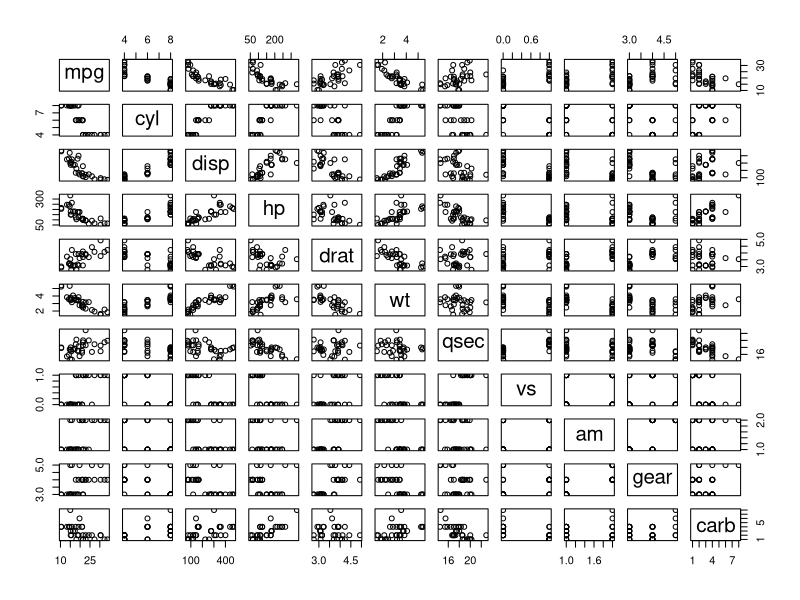
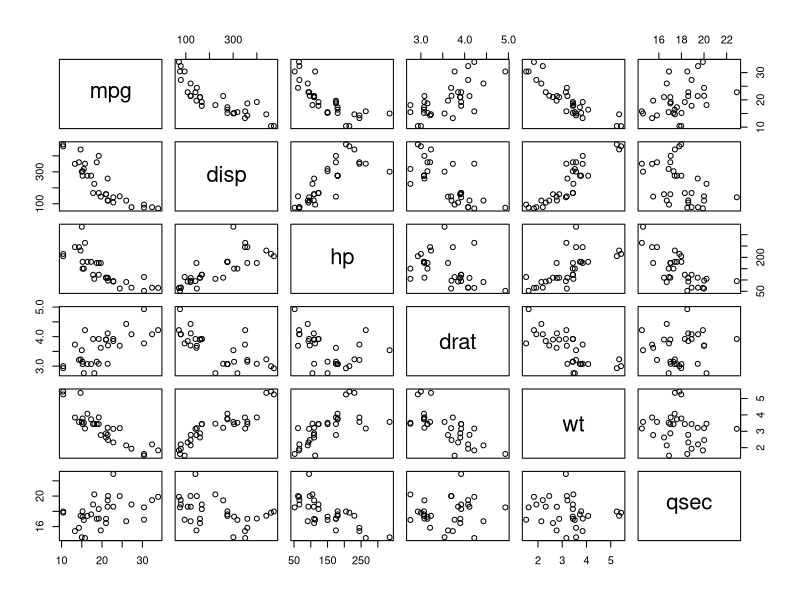
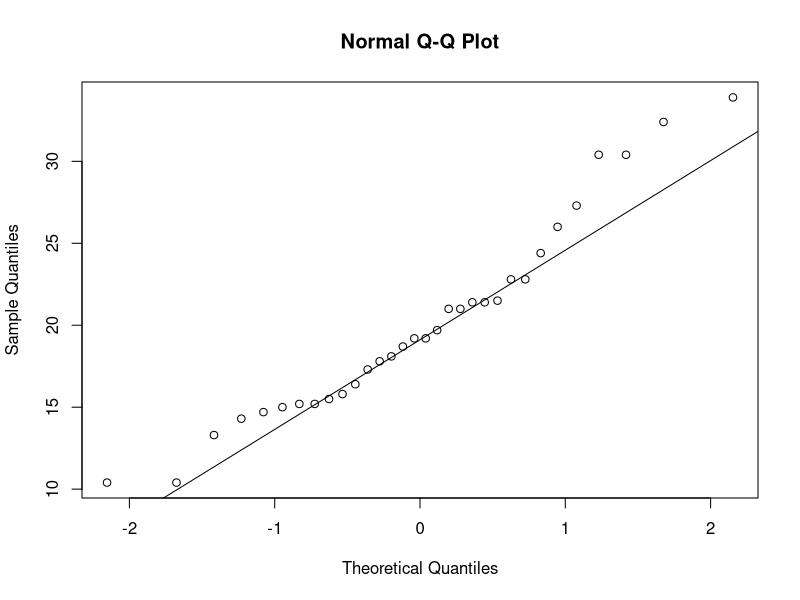

Reproduce these figures in R, in order.
str(mtcars)
sapply(mtcars, function(x) sum(is.na(x)))
rowSums(is.na(mtcars))

mtcars2 <-within(mtcars, {
  vs <- factor(vs, labels = c("V","S"))
  am <- factor(am, labels = c("automatic","manual"))
  cyl <- ordered(cyl)
  gear <- ordered(gear)
  carb <- ordered(carb)
})

mtcars$am = factor(mtcars$am, labels = c("automatic","manual"))

str(mtcars2)
attach(mtcars2)
summary(mtcars2)
quantile(mpg)
IQR(mpg)
mean(mpg)
median(mpg)

quantile(mpg,prob = c(0.15,0.25,0.35))

unique(am)
match(am, unique(am))
tabulate(match(am,unique(am)))
which.max(tabulate(match(am,unique(am))))

#mode
#Create the function
getmode <- function(v) {
  uniqv <- unique(v)
  uniqv[which.max(tabulate(match(v,uniqv)))]
}
getmode(am)


var(mpg)
sd(mpg)

## ggplot(data=mtcars, aes(x=disp, y=mpg)) + geom_point(aes(size=hp, color=wt))

pairs(mtcars)
pairs(mtcars2[,c(1,3,4,5,6,7)])
cov(mpg,wt)
cor(mpg,wt)
cor.test(mpg,wt,method="pearson")


################################3 Day_4 Start
## Welch t-test
t.test(mpg~am,var.equal=FALSE)
## stdudent's t-test
t.test(mpg~am,var.equal=TRUE)

install.packages("car")
library(car)
leveneTest(mpg~am)

##Shapiro-wilk normality test - H0 : MP flllows a normal distribution -> not rejected(if p-value > 0.05)
shapiro.test(mtcars$mpg)

qqnorm(mpg)
qqline(mpg)

model1<-lm(mpg~am)
summary(model1)

model2<-lm(mpg~wt)
summary(model2)
